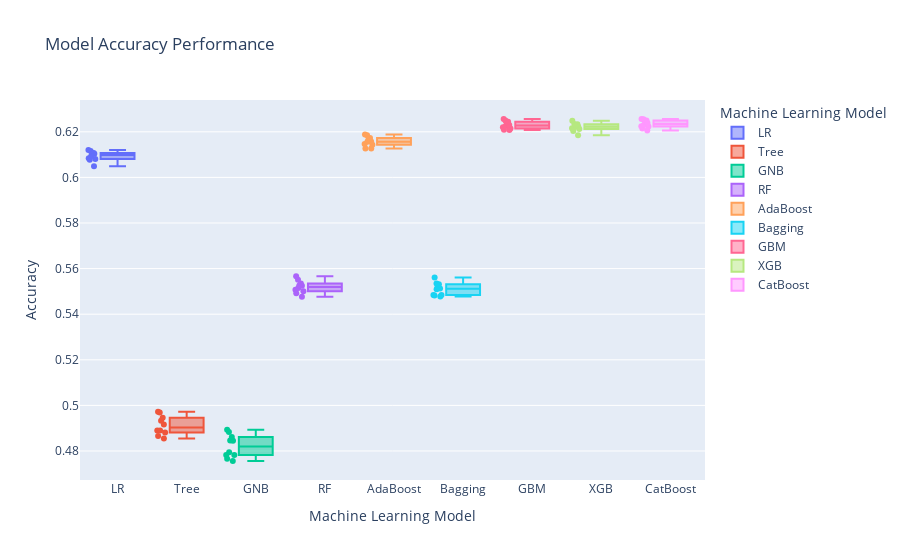

The cell this chart's notebook holds for it:
### Markdown cell above
## Training Performance Boxplots

### Code cell
fig = px.box(
    classifmod,
    x="Model",
    y="Accuracy",
    color="Model",
    points="all",
    labels={"Model": "Machine Learning Model", "Accuracy": "Accuracy"},
    title="Model Accuracy Performance",
)
fig.show()
fig.write_html("products/plots/model_train_accuracies.html")

### Figure 1 — Plotly figure (JSON) as saved in the notebook; plotly's stock layout.template omitted (floating-point values rounded to 4 significant figures)
{"data": [{"alignmentgroup": "True", "boxpoints": "all", "hovertemplate": "Machine Learning Model=%{x}<br>Accuracy=%{y}<extra></extra>", "legendgroup": "LR", "marker": {"color": "#636efa"}, "name": "LR", "notched": false, "offsetgroup": "LR", "orientation": "v", "showlegend": true, "type": "box", "x": ["LR", "LR", "LR", "LR", "LR", "LR", "LR", "LR", "LR", "LR"], "x0": " ", "xaxis": "x", "y": [0.612, 0.6116, 0.6107, 0.6049, 0.6081, 0.6077, 0.6107, 0.6084, 0.6093, 0.6104], "y0": " ", "yaxis": "y"}, {"alignmentgroup": "True", "boxpoints": "all", "hovertemplate": "Machine Learning Model=%{x}<br>Accuracy=%{y}<extra></extra>", "legendgroup": "Tree", "marker": {"color": "#EF553B"}, "name": "Tree", "notched": false, "offsetgroup": "Tree", "orientation": "v", "showlegend": true, "type": "box", "x": ["Tree", "Tree", "Tree", "Tree", "Tree", "Tree", "Tree", "Tree", "Tree", "Tree"], "x0": " ", "xaxis": "x", "y": [0.4916, 0.4945, 0.4932, 0.489, 0.4881, 0.489, 0.4855, 0.4968, 0.4866, 0.4972], "y0": " ", "yaxis": "y"}, {"alignmentgroup": "True", "boxpoints": "all", "hovertemplate": "Machine Learning Model=%{x}<br>Accuracy=%{y}<extra></extra>", "legendgroup": "GNB", "marker": {"color": "#00cc96"}, "name": "GNB", "notched": false, "offsetgroup": "GNB", "orientation": "v", "showlegend": true, "type": "box", "x": ["GNB", "GNB", "GNB", "GNB", "GNB", "GNB", "GNB", "GNB", "GNB", "GNB"], "x0": " ", "xaxis": "x", "y": [0.4846, 0.4756, 0.4893, 0.4795, 0.4783, 0.4845, 0.4883, 0.4766, 0.4862, 0.4783], "y0": " ", "yaxis": "y"}, {"alignmentgroup": "True", "boxpoints": "all", "hovertemplate": "Machine Learning Model=%{x}<br>Accuracy=%{y}<extra></extra>", "legendgroup": "RF", "marker": {"color": "#ab63fa"}, "name": "RF", "notched": false, "offsetgroup": "RF", "orientation": "v", "showlegend": true, "type": "box", "x": ["RF", "RF", "RF", "RF", "RF", "RF", "RF", "RF", "RF", "RF"], "x0": " ", "xaxis": "x", "y": [0.5515, 0.5501, 0.5526, 0.5507, 0.5492, 0.5534, 0.5551, 0.5476, 0.5524, 0.5566], "y0": " ", "yaxis": "y"}, {"alignmentgroup": "True", "boxpoints": "all", "hovertemplate": "Machine Learning Model=%{x}<br>Accuracy=%{y}<extra></extra>", "legendgroup": "AdaBoost", "marker": {"color": "#FFA15A"}, "name": "AdaBoost", "notched": false, "offsetgroup": "AdaBoost", "orientation": "v", "showlegend": true, "type": "box", "x": ["AdaBoost", "AdaBoost", "AdaBoost", "AdaBoost", "AdaBoost", "AdaBoost", "AdaBoost", "AdaBoost", "AdaBoost", "AdaBoost"], "x0": " ", "xaxis": "x", "y": [0.6189, 0.6143, 0.6127, 0.6126, 0.6157, 0.6173, 0.6156, 0.6185, 0.6165, 0.6147], "y0": " ", "yaxis": "y"}, {"alignmentgroup": "True", "boxpoints": "all", "hovertemplate": "Machine Learning Model=%{x}<br>Accuracy=%{y}<extra></extra>", "legendgroup": "Bagging", "marker": {"color": "#19d3f3"}, "name": "Bagging", "notched": false, "offsetgroup": "Bagging", "orientation": "v", "showlegend": true, "type": "box", "x": ["Bagging", "Bagging", "Bagging", "Bagging", "Bagging", "Bagging", "Bagging", "Bagging", "Bagging", "Bagging"], "x0": " ", "xaxis": "x", "y": [0.5513, 0.5531, 0.5519, 0.5482, 0.5477, 0.5485, 0.551, 0.5484, 0.5534, 0.556], "y0": " ", "yaxis": "y"}, {"alignmentgroup": "True", "boxpoints": "all", "hovertemplate": "Machine Learning Model=%{x}<br>Accuracy=%{y}<extra></extra>", "legendgroup": "GBM", "marker": {"color": "#FF6692"}, "name": "GBM", "notched": false, "offsetgroup": "GBM", "orientation": "v", "showlegend": true, "type": "box", "x": ["GBM", "GBM", "GBM", "GBM", "GBM", "GBM", "GBM", "GBM", "GBM", "GBM"], "x0": " ", "xaxis": "x", "y": [0.6242, 0.6256, 0.6244, 0.6208, 0.6209, 0.6215, 0.622, 0.6225, 0.623, 0.625], "y0": " ", "yaxis": "y"}, {"alignmentgroup": "True", "boxpoints": "all", "hovertemplate": "Machine Learning Model=%{x}<br>Accuracy=%{y}<extra></extra>", "legendgroup": "XGB", "marker": {"color": "#B6E880"}, "name": "XGB", "notched": false, "offsetgroup": "XGB", "orientation": "v", "showlegend": true, "type": "box", "x": ["XGB", "XGB", "XGB", "XGB", "XGB", "XGB", "XGB", "XGB", "XGB", "XGB"], "x0": " ", "xaxis": "x", "y": [0.623, 0.6234, 0.6248, 0.6185, 0.6203, 0.6223, 0.6221, 0.6212, 0.6215, 0.6233], "y0": " ", "yaxis": "y"}, {"alignmentgroup": "True", "boxpoints": "all", "hovertemplate": "Machine Learning Model=%{x}<br>Accuracy=%{y}<extra></extra>", "legendgroup": "CatBoost", "marker": {"color": "#FF97FF"}, "name": "CatBoost", "notched": false, "offsetgroup": "CatBoost", "orientation": "v", "showlegend": true, "type": "box", "x": ["CatBoost", "CatBoost", "CatBoost", "CatBoost", "CatBoost", "CatBoost", "CatBoost", "CatBoost", "CatBoost", "CatBoost"], "x0": " ", "xaxis": "x", "y": [0.6256, 0.6247, 0.6238, 0.6214, 0.6205, 0.6249, 0.6223, 0.6229, 0.6224, 0.6255], "y0": " ", "yaxis": "y"}], "layout": {"boxmode": "overlay", "legend": {"title": {"text": "Machine Learning Model"}, "tracegroupgap": 0}, "title": {"text": "Model Accuracy Performance"}, "xaxis": {"anchor": "y", "categoryarray": ["LR", "Tree", "GNB", "RF", "AdaBoost", "Bagging", "GBM", "XGB", "CatBoost"], "categoryorder": "array", "domain": [0, 1], "title": {"text": "Machine Learning Model"}}, "yaxis": {"anchor": "x", "domain": [0, 1], "title": {"text": "Accuracy"}}}}
